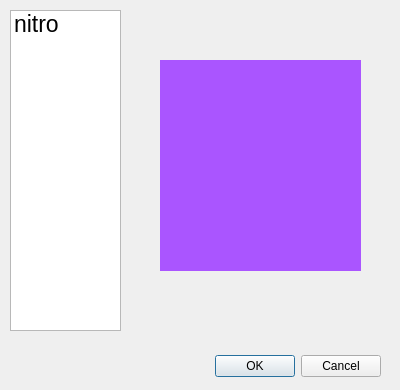
<?xml version="1.0" encoding="UTF-8"?>
<ui version="4.0">
 <class>DialogEditSkin</class>
 <widget class="QDialog" name="DialogEditSkin">
  <property name="geometry">
   <rect>
    <x>0</x>
    <y>0</y>
    <width>400</width>
    <height>390</height>
   </rect>
  </property>
  <property name="font">
   <font>
    <pointsize>9</pointsize>
   </font>
  </property>
  <property name="windowTitle">
   <string>Dialog</string>
  </property>
  <widget class="QDialogButtonBox" name="buttonBox">
   <property name="geometry">
    <rect>
     <x>10</x>
     <y>350</y>
     <width>371</width>
     <height>32</height>
    </rect>
   </property>
   <property name="orientation">
    <enum>Qt::Horizontal</enum>
   </property>
   <property name="standardButtons">
    <set>QDialogButtonBox::Cancel|QDialogButtonBox::Ok</set>
   </property>
  </widget>
  <widget class="QListWidget" name="list_skin">
   <property name="geometry">
    <rect>
     <x>10</x>
     <y>10</y>
     <width>111</width>
     <height>321</height>
    </rect>
   </property>
   <property name="font">
    <font>
     <pointsize>17</pointsize>
    </font>
   </property>
   <item>
    <property name="text">
     <string>nitro</string>
    </property>
   </item>
  </widget>
  <widget class="QLabel" name="label_skin_view">
   <property name="geometry">
    <rect>
     <x>160</x>
     <y>60</y>
     <width>201</width>
     <height>211</height>
    </rect>
   </property>
   <property name="styleSheet">
    <string notr="true">background-color: rgb(170, 85, 255);</string>
   </property>
   <property name="text">
    <string/>
   </property>
  </widget>
 </widget>
 <resources>
  <include location="../File/test.qrc"/>
 </resources>
 <connections>
  <connection>
   <sender>buttonBox</sender>
   <signal>accepted()</signal>
   <receiver>DialogEditSkin</receiver>
   <slot>accept()</slot>
   <hints>
    <hint type="sourcelabel">
     <x>248</x>
     <y>254</y>
    </hint>
    <hint type="destinationlabel">
     <x>157</x>
     <y>274</y>
    </hint>
   </hints>
  </connection>
  <connection>
   <sender>buttonBox</sender>
   <signal>rejected()</signal>
   <receiver>DialogEditSkin</receiver>
   <slot>reject()</slot>
   <hints>
    <hint type="sourcelabel">
     <x>316</x>
     <y>260</y>
    </hint>
    <hint type="destinationlabel">
     <x>286</x>
     <y>274</y>
    </hint>
   </hints>
  </connection>
 </connections>
</ui>
